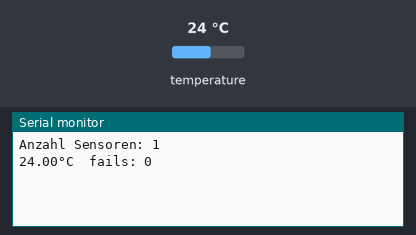
This sketch was run on a simulated Arduino Uno, built with avr-gcc and run on an emulated ATmega328P. On the bench: the last lines printed to the serial monitor. The inputs (shaded band) are chosen by the test bench; at power-on: temperature 24 °C.

Above: at 1.3 s.
1.4 s: temperature set to 12 °C
At 2.7 s:
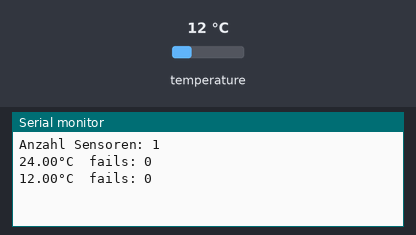
2.9 s: temperature set to 19 °C
At 3.9 s:
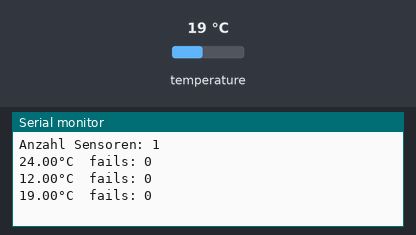
Timing chart, 0 to 5.9 s (numbered marks = the images above; inputs shaded):
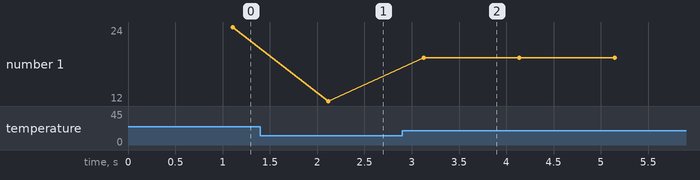

The sketch:

DS18B20-test.ino
```cpp
#include <OneWire.h>
#include <DallasTemperature.h>

#define PRINT_DELAY_TIME 1000
#define MEASURE_DELAY_TIME 100  // this has to be lower than print rate and higher than X
#define RESOLUTION_BIT 10       // 12 = max, long measure times of about 750ms!; 9 bit = 94ms; 10 bit 188ms
#define ONE_WIRE_BUS 19

float tempTempC = -127.00;
float validTempC = 0;

unsigned long lastPrintTime = 0;
unsigned long lastMeasurementTime = 0;

int failCounter = 0;

OneWire oneWire(ONE_WIRE_BUS);
DallasTemperature sensors(&oneWire);

void setup() {
  Serial.begin(115200);

  sensors.begin();
  sensors.setWaitForConversion(true);
  sensors.setResolution(RESOLUTION_BIT);

  Serial.print("Anzahl Sensoren: ");
  Serial.println(sensors.getDeviceCount());

  if (sensors.getDeviceCount() == 0) {
    Serial.println("Kein DS18B20 gefunden!");
  }
}

void loop() {

  unsigned long currentTime = millis();

  // Print Loop
  if (currentTime - lastPrintTime >= PRINT_DELAY_TIME) {
    Serial.print(validTempC);
    Serial.print("°C");
    Serial.print('\t');
    Serial.print("fails: ");
    Serial.println(failCounter);

    lastPrintTime = currentTime;
    failCounter = 0;
  }

  // Measurement Loop (prevent failures)
  if (currentTime - lastMeasurementTime >= MEASURE_DELAY_TIME) {
    sensors.requestTemperatures();
    tempTempC = sensors.getTempCByIndex(0);

    if (tempTempC != -127.00) {
      validTempC = tempTempC;
    } else {
      failCounter++;
    }

    lastMeasurementTime = currentTime;
  }
}
```

Measured:
- after the input at 1.4 s, the serial monitor: prints a new line after 0.72 s (image 1)
- after the input at 2.9 s, the serial monitor: prints a new line after 0.23 s (image 2)
- plotted number 1: 24 → 12 after the input at 1.4 s, 12 → 19 after the input at 2.9 s
